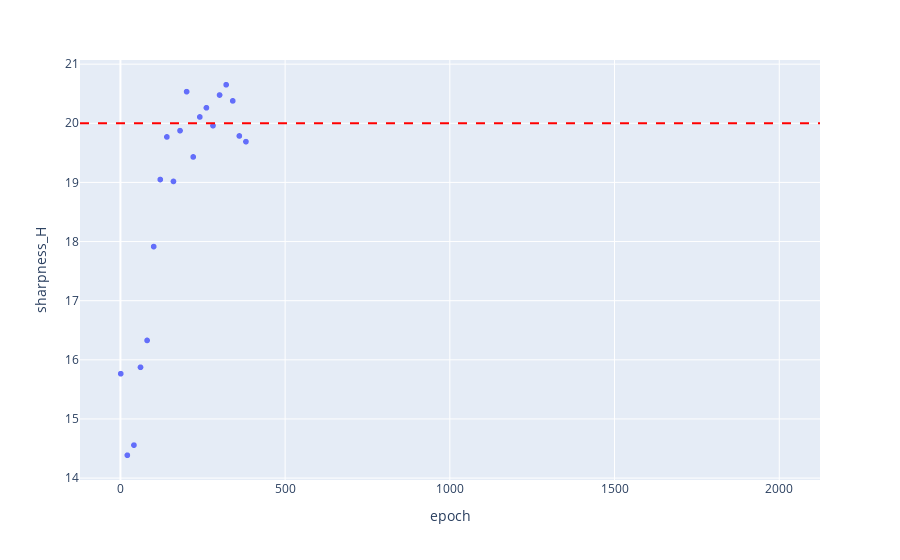

The notebook cell this image was saved under:
### Code cell
import plotly.express as px

fig = px.scatter(out, x='epoch', y='sharpness_H')
fig.add_hline(y=2/learning_rate, line_dash="dash", line_color="red")
fig.show()

### Figure 1 — Plotly figure (JSON) as saved in the notebook; plotly's stock layout.template omitted (floating-point values rounded to 4 significant figures; data arrays with more than 128 entries replaced by an {"elided": "..."} marker saying what was removed)
{"data": [{"hovertemplate": "epoch=%{x}<br>sharpness_H=%{y}<extra></extra>", "legendgroup": "", "marker": {"color": "#636efa", "symbol": "circle"}, "mode": "markers", "name": "", "showlegend": false, "x": {"elided": "2000 int values"}, "xaxis": "x", "y": {"elided": "2000 float values"}, "yaxis": "y", "type": "scattergl"}], "layout": {"xaxis": {"anchor": "y", "domain": [0.0, 1.0], "title": {"text": "epoch"}}, "yaxis": {"anchor": "x", "domain": [0.0, 1.0], "title": {"text": "sharpness_H"}}, "legend": {"tracegroupgap": 0}, "margin": {"t": 60}, "shapes": [{"line": {"color": "red", "dash": "dash"}, "type": "line", "x0": 0, "x1": 1, "xref": "x domain", "y0": 20.0, "y1": 20.0, "yref": "y"}]}}
